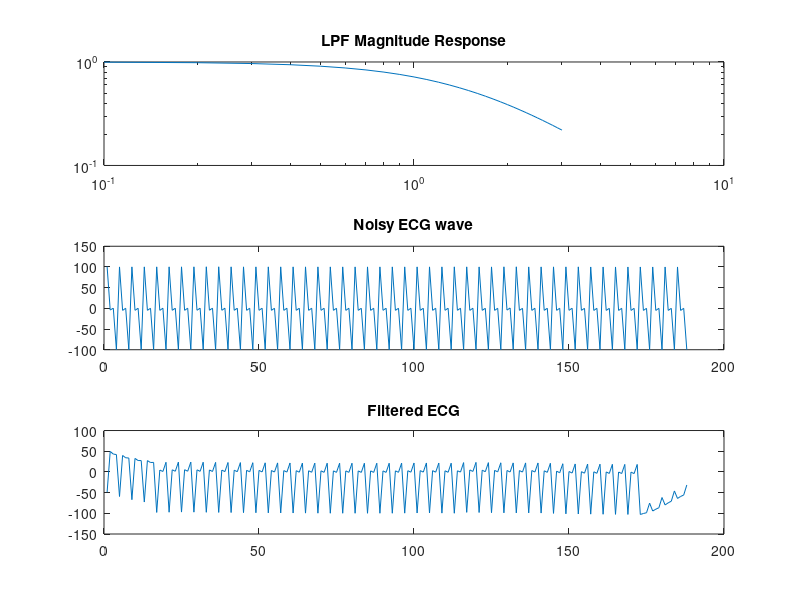
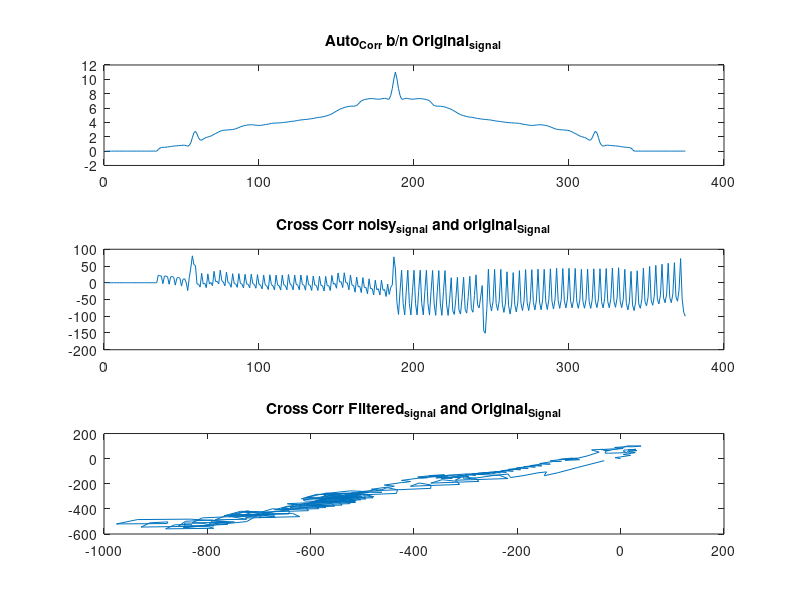

These charts were generated, in order, by the following MATLAB code:
% Q. How to define a filter - LPF
R=10;
c=0.01;
f = 0:0.1:3;
fc = 1/(2*pi*R*c)
h = 1./(1+j*2*pi*f*R*c);
% hm = 20.*log10(abs(1+h));
figure, subplot(311)
loglog(f,h)
title('LPF Magnitude Response')

n = 1:188;
 % desired signal
load('ecg.mat');
x=ecg(1,:);
% Add Random noise
zz= [100 -5 0 -100];
noise=repmat(zz,[1,47]);

xn = x + noise; % noisy signal
% Fs = 40; %Sampling Rate/Frequency Hz
% st = 1/Fs;  % Sample in between time interval in Sec
% t = 0:st:10;
% Fc = 8;  % Sine wave frequency Hz
% x = sin(2*pi*Fc/Fs*t);
%t = t/Fs;



subplot(312)
plot(n,xn)
title('Noisy ECG wave')
% Use your LPF to remove noise using convolution
X = conv(xn,h,'same');
subplot(313)
plot(n,X)
title('Filtered ECG')
% Q. Decode the physical changes in the noisy and recovered sines.
% Q. Can you reconstruct HPF and repeat the operation.
%% T4
%Q. Find the relativity b/n noisy and filtered sines
% Q. Compare with autocorrelation of input signal
Xcxx = xcorr(x,x);
Xcxnx = xcorr(xn,x); % Corr b/n noisy and filtered
XcxX = xcorr(x,X);
figure
subplot(311), plot(Xcxx),title('Auto_{Corr} b/n Original_{signal}');
subplot(312), plot(Xcxnx),title('Cross Corr noisy_{signal} and original_{Signal}');
subplot(313), plot(XcxX),title('Cross Corr Filtered_{signal} and Original_{Signal}');

